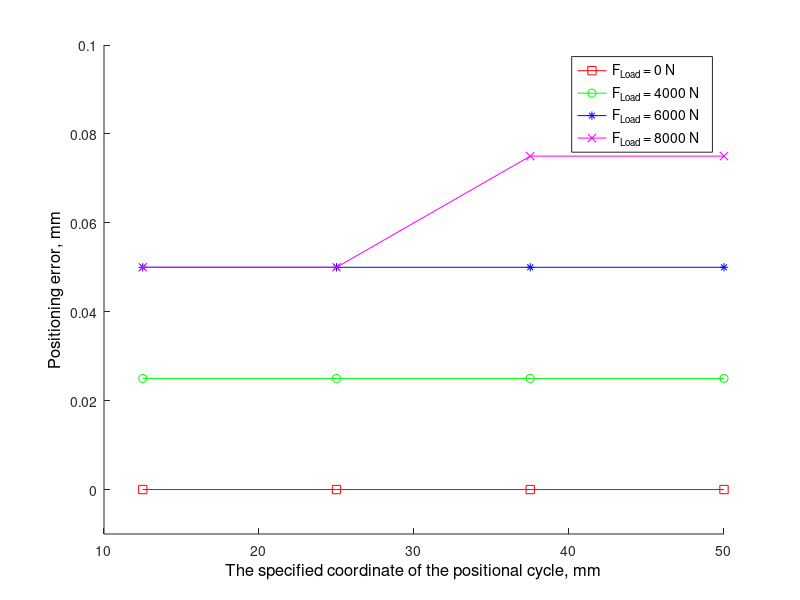

Here is the MATLAB script that generated this plot: (Note: this script raises an error after producing the figure.)
clc;
clear all;

% error1_1 = 12.5 - 12.475
% error1_2 = 25 - 24.975
% error1_3 = 37.5 - 37.475
% error1_4 = 50 - 49.975

% error2_1 = 12.5 - 12.425
% error2_2 = 25 - 24.9
% error2_3 = 37.5 - 37.4
% error2_4 = 50 - 49.9

% error3_1 = 12.5 - 12.35
% error3_2 = 25 - 24.85
% error3_3 = 37.5 - 37.35
% error3_4 = 50 - 49.85

% error4_1 = 12.5 - 12.325
% error4_2 = 25 - 24.8
% error4_3 = 37.5 - 37.3
% error4_4 = 50 - 49.75

error1_1 = 0.0
error1_2 = 0.0
error1_3 = 0.0
error1_4 = 0.0

error2_1 = 0.025
error2_2 = 0.025
error2_3 = 0.025
error2_4 = 0.025

error3_1 = 0.05
error3_2 = 0.05
error3_3 = 0.05
error3_4 = 0.05

error4_1 = 0.05
error4_2 = 0.05
error4_3 = 0.075
error4_4 = 0.075
 

hold on
plot([12.5, 25, 37.5, 50], [error1_1, error1_2, error1_3, error1_4], '-squarer', 'LineWidth', 0.5);

plot([12.5, 25, 37.5, 50], [error2_1, error2_2, error2_3, error2_4], '-og', 'LineWidth', 0.5);

plot([12.5, 25, 37.5, 50], [error3_1, error3_2, error3_3, error3_4], '-*b', 'LineWidth', 0.5);

plot([12.5, 25, 37.5, 50], [error4_1, error4_2, error4_3, error4_4], '-xm', 'LineWidth', 0.5);

xlabel('The specified coordinate of the positional cycle, mm', 'FontSize', 12, 'Color','k'); 
ylabel('Positioning error, mm', 'FontSize', 12, 'Color','k');
lgd = legend('F_L_o_a_d = 0 N', 'F_L_o_a_d = 4000 N', 'F_L_o_a_d = 6000 N', 'F_L_o_a_d = 8000 N', 'FontSize', 10);
ylim([-0.01 0.1])
ax = gca;
ax.YAxis(1).Color = 'k';

grid on
grid minor

hold off

set(gcf, 'Color', 'w')
export_fig ../FIGURE/calk_error.png -painters -m3